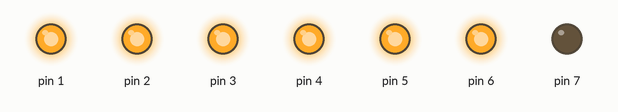
Simulated run of this sketch. Board: Arduino Uno, built with avr-gcc and run on an emulated ATmega328P. On the bench: output pins drawn as LEDs (lit = HIGH).

Above: at 0.15 s.
At 0.75 s:
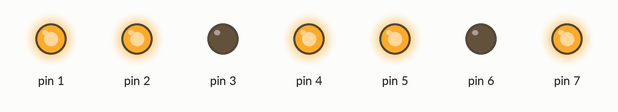
At 1.65 s:
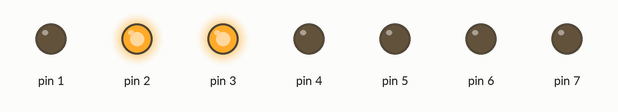
At 2.25 s:
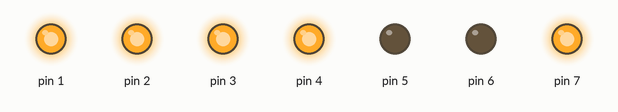
Timing chart, 0 to 3.0 s (numbered marks = the images above):
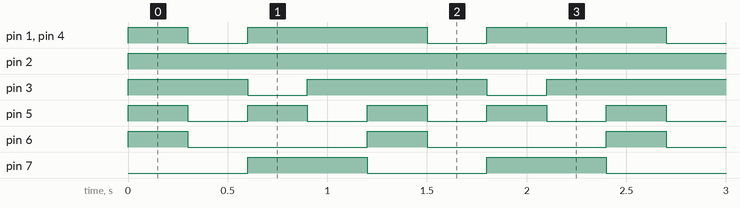

Measured:
- by itself, pin 1, pin 3, pin 4: repeats every 1.2 s: LOW 0.30 s, HIGH 0.90 s
- by itself, pin 2: LOW → HIGH at 0.00 s
- by itself, pin 5: alternates HIGH for 0.30 s and LOW for 0.30 s
- by itself, pin 6: alternates HIGH for 0.30 s and LOW for 0.90 s
- by itself, pin 7: alternates HIGH for 0.60 s and LOW for 0.60 s

The sketch:

7_segment_with_array.ino
```cpp
int arr[4][7] = {
  { 1, 1, 1, 1, 1, 1, 0 },  //0
  { 0, 1, 1, 0, 0, 0, 0 },  //1
  { 1, 1, 0, 1, 1, 0, 1 },  //2
  { 1, 1, 1, 1, 0, 0, 1 }   //3
};
int i, j, k;
void setup() {
  for (i = 1; i <= 7; i++) {
    pinMode(i, OUTPUT);
  }
}

void loop() {
  for (k = 1; k <= 4; k++) {
    for (j = 1; j <= 7; j++) {
      digitalWrite(j, arr[k - 1][j - 1]);
    }
    delay(300);
  }
}
```
